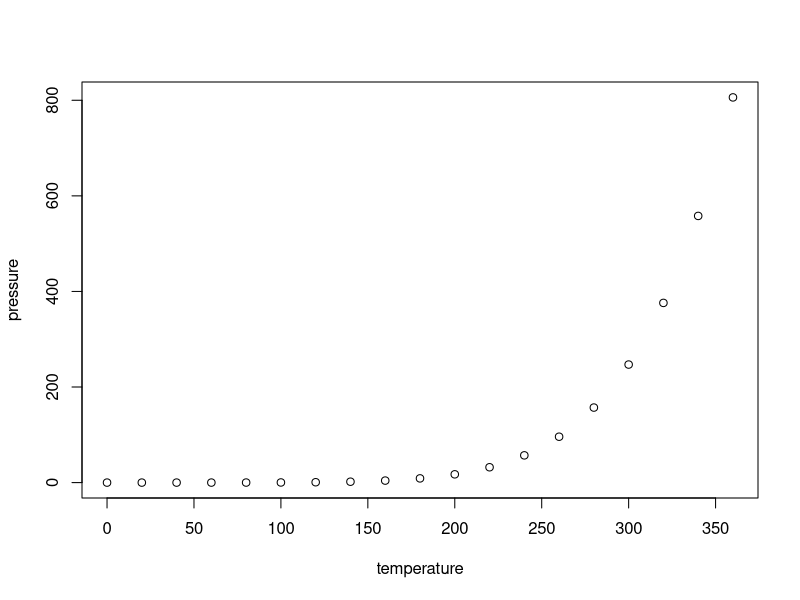
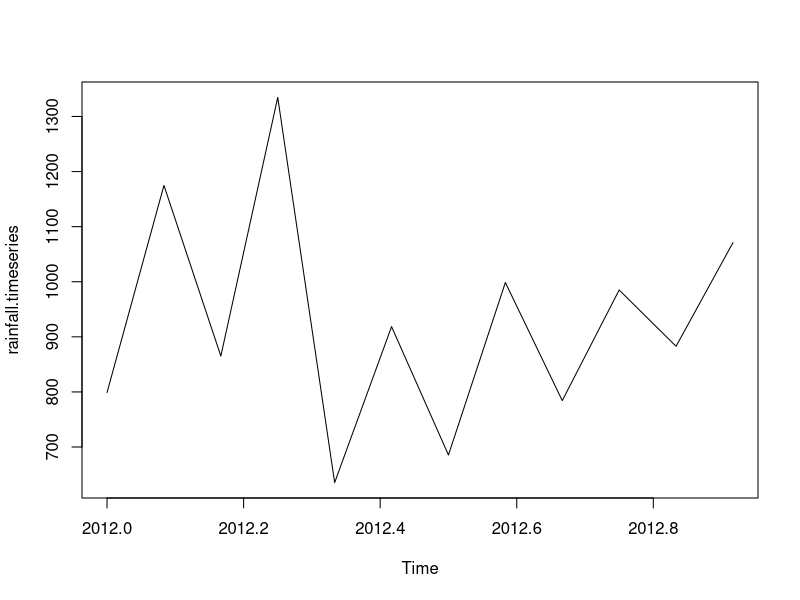
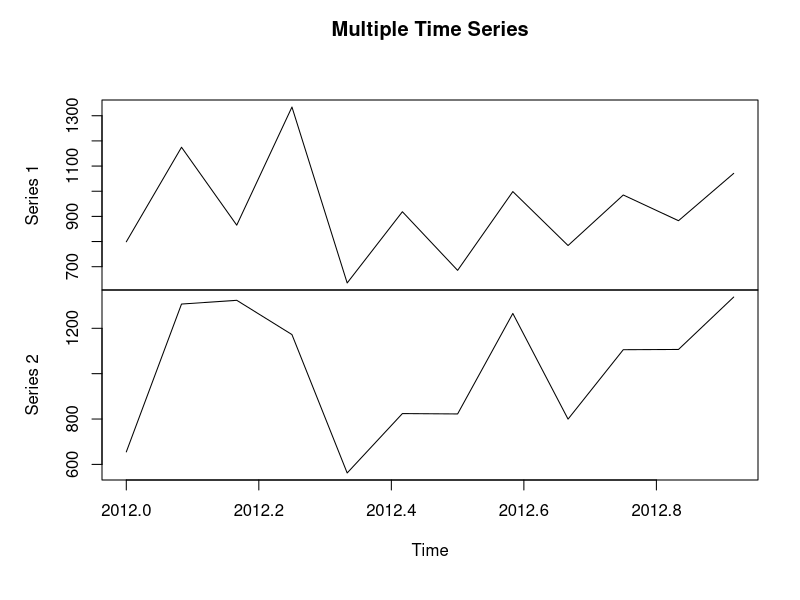

The R source for these figures, in order:
## ---- chunk 1
knitr::opts_chunk$set(echo = TRUE)
## ---- chunk 2
summary(cars)
## ---- chunk 3
plot(pressure)
## ---- chunk 4
# Get the data points in form of a R vector.
rainfall <- c(799,1174.8,865.1,1334.6,635.4,918.5,685.5,998.6,784.2,985,882.8,1071)

# Convert it to a time series object.
rainfall.timeseries <- ts(rainfall,start = c(2012,1),frequency = 12)

# Print the timeseries data.
print(rainfall.timeseries)

# Give the chart file a name.
png(file = "rainfall.png")

# Plot a graph of the time series.
plot(rainfall.timeseries)

# Save the file.
dev.off()
## ---- chunk 5
# Get the data points in form of a R vector.
rainfall1 <- c(799,1174.8,865.1,1334.6,635.4,918.5,685.5,998.6,784.2,985,882.8,1071)
rainfall2 <- 
           c(655,1306.9,1323.4,1172.2,562.2,824,822.4,1265.5,799.6,1105.6,1106.7,1337.8)

# Convert them to a matrix.
combined.rainfall <-  matrix(c(rainfall1,rainfall2),nrow = 12)

# Convert it to a time series object.
rainfall.timeseries <- ts(combined.rainfall,start = c(2012,1),frequency = 12)

# Print the timeseries data.
print(rainfall.timeseries)

# Give the chart file a name.
png(file = "rainfall_combined.png")

# Plot a graph of the time series.
plot(rainfall.timeseries, main = "Multiple Time Series")

# Save the file.
dev.off()
